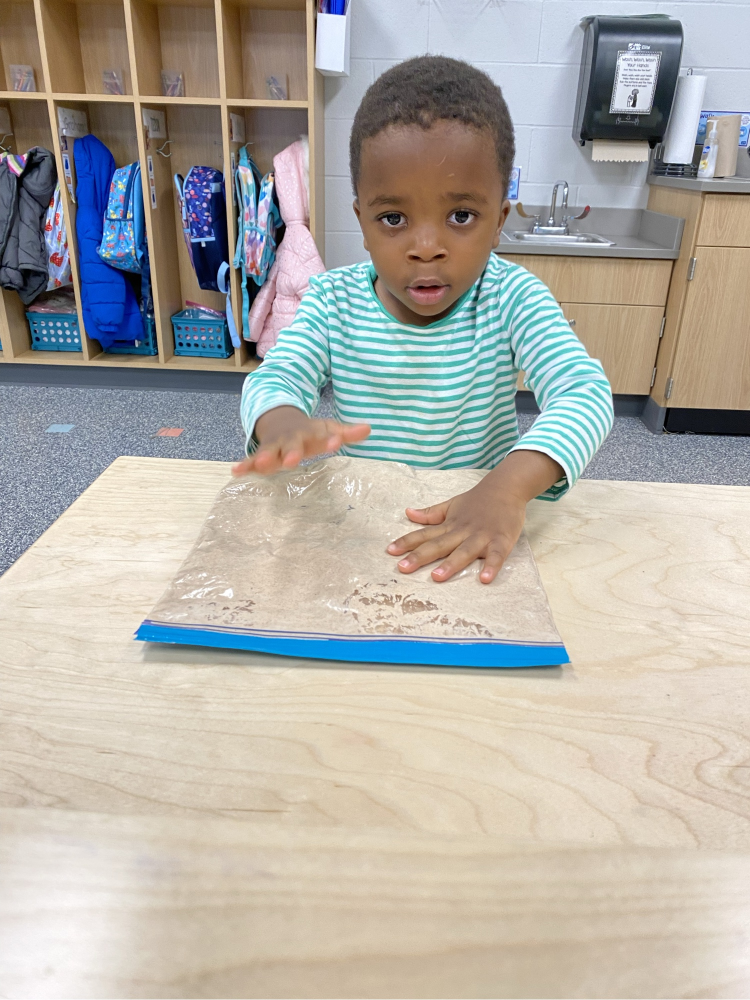
#> input picture imaging.seesaw10.jpg, 1500 x 2000 px (shown at 1/2 size)
$ python scale.py
#> lines starting #> are read from the running program, lines starting #| are printed output that depends on the picture
#SCALE
from PIL import Image
import numpy as np
import cv2 as cv
import os
from enum import Enum
from collections import OrderedDict
import math

# [4 lines left out: function convert_pil_arr, not called in this run]

def convert_arr_pil(cv_obj):
    pil_image = Image.fromarray(cv_obj)

    return pil_image

# [61 lines left out: functions cv_draw_rectangle, cv_crop_rectangle, not called in this run]

#choose classifier
def use_builtin_face_classifier():
    opencv_base_dir = os.path.dirname(os.path.abspath(cv.__file__))
    haar_algo = os.path.join(opencv_base_dir, 'data/haarcascade_frontalface_default.xml') #haar_classifier = cv.data.haarcascades + 'haarcascade_frontalface_alt.xml'; used alone and notice the alt there
    return haar_algo

# [9 lines left out: functions use_builtin_eye_classifier, is_tuple, not called in this run]

img_list = ["imaging.seesaw10.jpg","imaging.seesaw7.jpg", "imaging.seesaw10.jpg","imaging.seesaw11.jpg","imaging.seesaw15.jpg","imaging.seesaw26.jpg"]

for i in img_list:
    n = cv.imread(i)
#> n is the input picture: shape (2000, 1500, 3); mean B, G, R 166.2, 173.7, 177.1
    p=convert_arr_pil(n)
    grayimg=cv.cvtColor(n, cv.COLOR_BGR2GRAY)
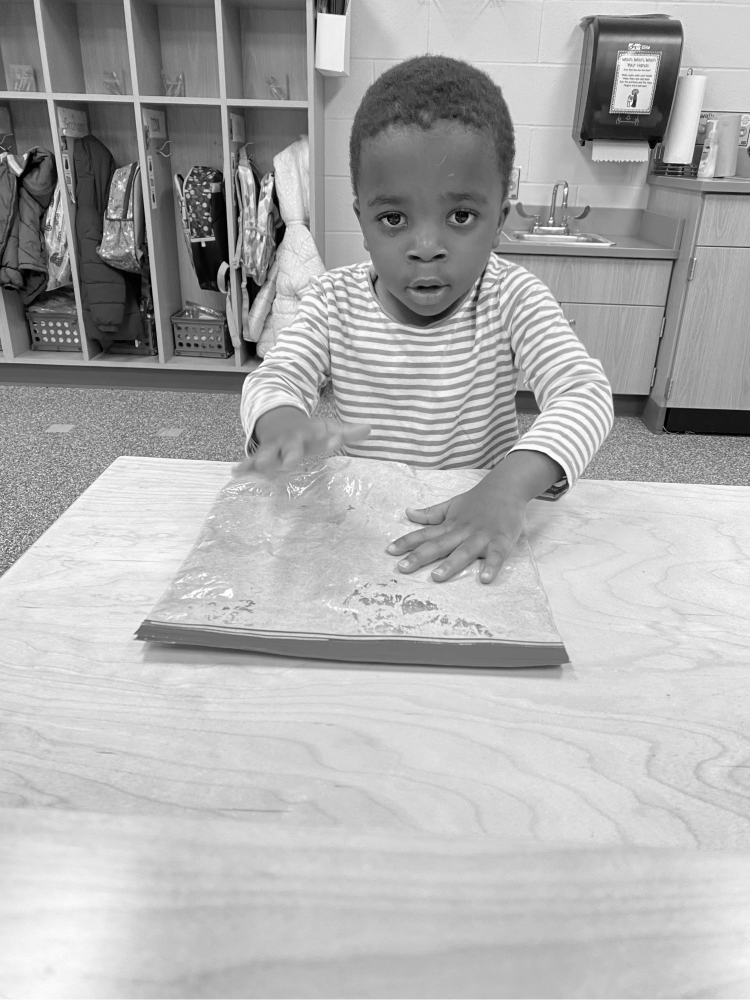
#> grayimg: shape (2000, 1500) (shown at 1/2 size); min 0, max 255, mean 173.9
    haar_classifier = use_builtin_face_classifier()
    haar_cascade = cv.CascadeClassifier(haar_classifier)
    faces_rect = haar_cascade.detectMultiScale(grayimg, scaleFactor=1.3, minNeighbors=3)
#> faces_rect = [[679, 305, 351, 351]]

    if len(faces_rect) == 0:
        print(f'No images forund in {i}')
    else:
        canvas_control = Image.fromarray(faces_rect)

        #canvas building (balanced)
        ncol = math.ceil(len(faces_rect)/2) *400
#> ncol = 400
        nrow = math.ceil(len(faces_rect)/ncol) * 200
#> nrow = 200
        canvas = Image.new(canvas_control.mode, (int(nrow*canvas_control.width), int(ncol*canvas_control.height) ))
#> canvas: PIL image 800x400 I; every value is 0
        curr_x = 0
        curr_y = 0

        #heuristics
        for x,y,w,h in faces_rect:
            face = p.crop((x,y,x+w,y+h))
            MAX_SIZE = (100,100)
            face = face.resize(MAX_SIZE)
            canvas.paste(face, (curr_x, curr_y) )
            if curr_x + face.width == canvas.width:
                curr_x = 0
                curr_y = curr_y + face.height
            else:
                curr_x = curr_x + face.width
#> this loop made 1 pass
#> (x, y, w, h, MAX_SIZE, curr_x) on pass 1: (679, 305, 351, 351, (100, 100), 100)
#> pass 1, `face = p.crop((x,y,x+w,y+h))`:
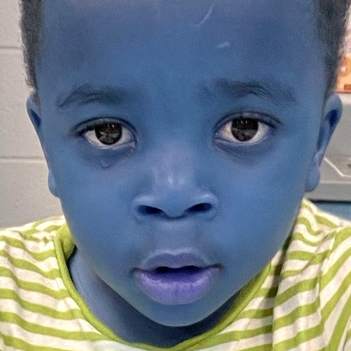
#> face: PIL image 351x351 RGB; mean R, G, B 110.2, 124, 135.9
#> pass 1, `face = face.resize(MAX_SIZE)`:
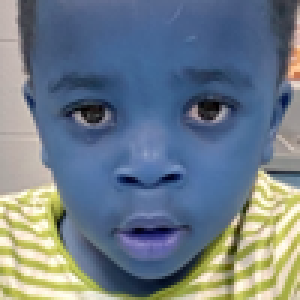
#> face: PIL image 100x100 RGB (shown 3 times larger); mean R, G, B 110.2, 124, 135.9
#> after the loop:
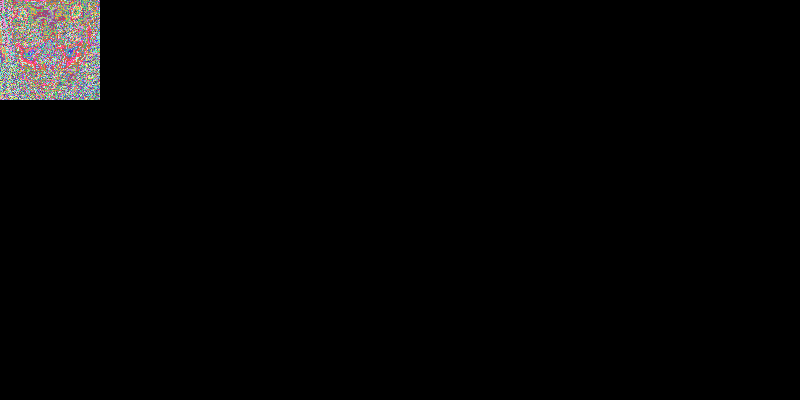
#> canvas: PIL image 800x400 I; 254 distinct labels, from 0 to 253; one colour per label, 0 black
#> after the loop, curr_x = 100; curr_y = 0

        canvas.show()
#> pass 2 of the loop `for i in img_list:`:
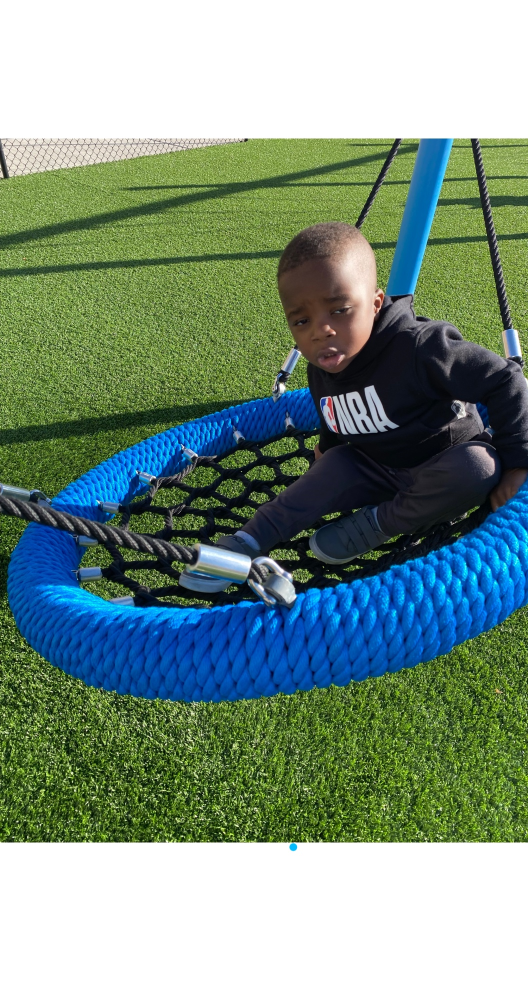
#> input picture imaging.seesaw7.jpg, 1056 x 1962 px (shown at 1/2 size)
#> n is the input picture: shape (1962, 1056, 3); mean B, G, R 130.5, 145.3, 122.2
#> `grayimg=cv.cvtColor(n, cv.COLOR_BGR2GRAY)`:
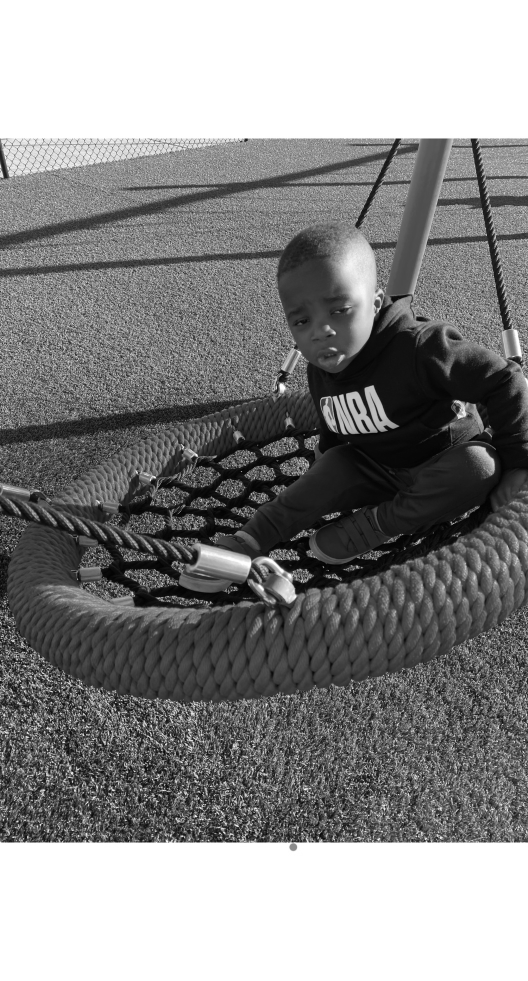
#> grayimg: shape (1962, 1056) (shown at 1/2 size); min 1, max 255, mean 136.7
#> faces_rect = ()
